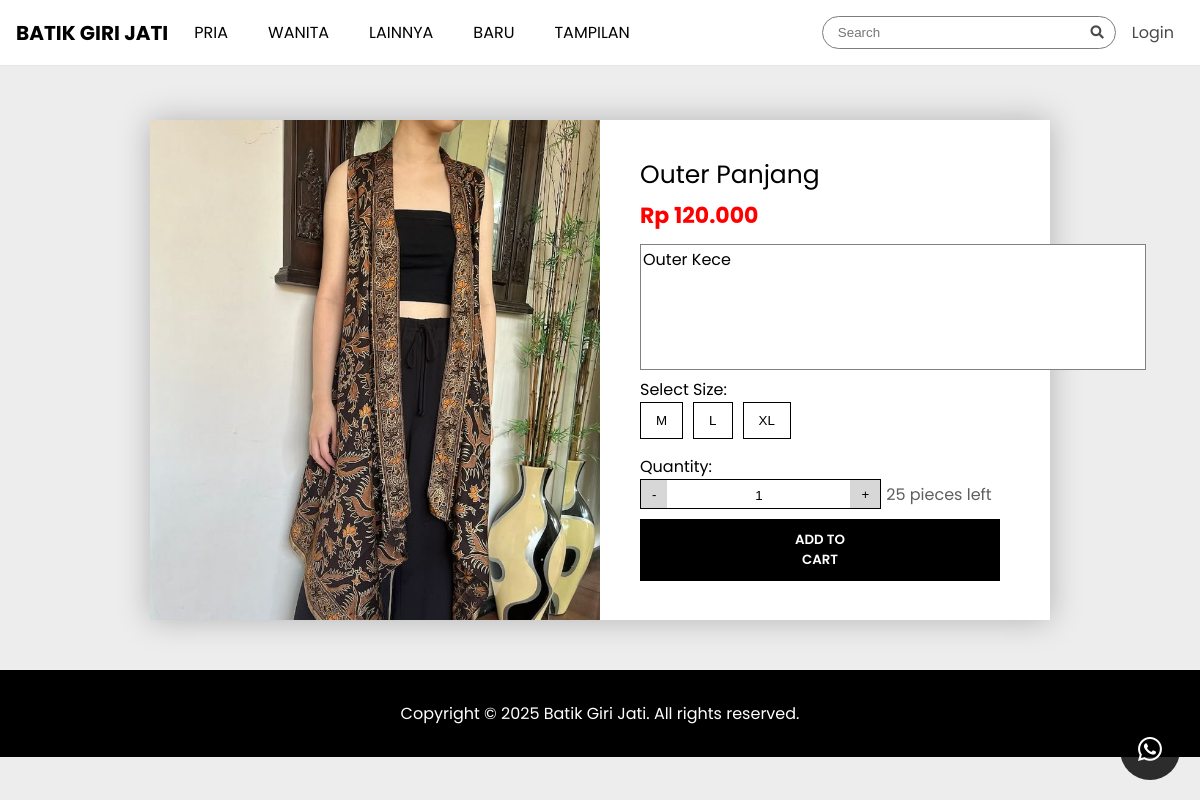
The app's page /viewproduk.php?id=116 with its own data.
### tables this page shows
CREATE TABLE `produk` (
  `id` int(11) NOT NULL,
  `nama` varchar(150) NOT NULL,
  `kategori` varchar(50) NOT NULL,
  `harga` decimal(10,2) NOT NULL,
  `deskripsi` varchar(1000) NOT NULL,
  `stok` int(11) NOT NULL,
  `gambar` varchar(255) NOT NULL,
  `waktutambah` timestamp NOT NULL DEFAULT current_timestamp() ON UPDATE current_timestamp()
);

### viewproduk.php (the view, shortened to what this page needs)
<?php
include 'config.php';
$id = $_GET['id'];
$result = mysqli_query($conn, "SELECT * FROM produk WHERE id='$id'");
$v = mysqli_fetch_assoc($result);
$ukuran_query = mysqli_query($conn, "SELECT * FROM produk_ukuran WHERE produk_id='$id'");
$ukuran_stok = [];
$total_stok = 0;
while ($row = mysqli_fetch_assoc($ukuran_query)) {
    $ukuran_stok[$row['ukuran']] = $row['stok'];
    $total_stok += $row['stok'];
}
?>
<!DOCTYPE html>
<html lang="id">
<head>
    <link rel="stylesheet" href="https://cdn.jsdelivr.net/npm/bootstrap-icons@1.10.5/font/bootstrap-icons.css">
    <link rel="stylesheet" href="https://cdnjs.cloudflare.com/ajax/libs/font-awesome/5.15.3/css/all.min.css">
    <link rel="stylesheet" href="https://cdnjs.cloudflare.com/ajax/libs/lightbox2/2.11.3/css/lightbox.min.css">
    <link rel="stylesheet" href="style/header.css">
    <link rel="stylesheet" href="style/view.css">
</head>
<body>
    <?php include 'header.php'; ?>
    <main>
        <div class="container">
            <div class="image">
                <a href="uploads/<?= htmlspecialchars($v['gambar']); ?>" data-lightbox="produk" data-title="<?= htmlspecialchars($v['nama']) ?>" rel="lightbox">
                    <img src="uploads/<?= htmlspecialchars($v['gambar']); ?>" alt="<?= htmlspecialchars($v['nama']); ?>" width="300">
                </a>
            </div>
            <div class="masuk-keranjang">
                <ul>
                    <li class="nama-produk">
                        <?= htmlspecialchars($v['nama']); ?>
                    </li>
                    <li>
                        <p class="rp">Rp <?= number_format($v['harga'], 0, ',', '.'); ?></p>
                    </li>
                    <li>
                        <textarea name="deskripsi" id="deskripsi" class="deskripsi-box" readonly><?= $v['deskripsi']; ?></textarea>
                    </li>
                    <li class="size">
    <label>Select Size:</label>
    <div class="size-options">
        <?php foreach ($ukuran_stok as $ukuran => $stok) : ?>
            <button class="size-btn" data-size="<?= $ukuran; ?>" data-stock="<?= $stok; ?>"
                <?= $stok == 0 ? 'disabled style="opacity:0.4;cursor:not-allowed;"' : '' ?>>
                <?= $ukuran; ?>
            </button>
        <?php endforeach; ?>
    </div>
</li>
                    <li>
    <label>Quantity:</label>
    <div class="quantity-selector">
        <table cellspacing="0">
            <td style="background-color:rgb(215, 215, 215);"><button type="button" class="qty-btn" id="decrease">-</button></td>
            <td><input type="number" class="num-input" id="quantity" name="quantity" value="1" min="1"></td>
            <td style="background-color:rgb(215, 215, 215);"><button type="button" class="qty-btn" id="increase">+</button></td>
        </table>
        <span id="stok-info"><?= $total_stok; ?> pieces left</span>
    </div>
</li>
                    <li>
                        <button class="add-to-cart" data-id="<?= $v['id']; ?>">ADD TO CART</button>
                    </li>
                </ul>
            </div>
        </div>
        <div class="wa">
            <a href="https://wa.me/6287733803742" target="_blank"><i class="bi bi-whatsapp"></i></a>
        </div>
    </main>
    <footer>
        <p>Copyright &copy; 2025 Batik Giri Jati. All rights reserved.</p>
    </footer>
</body>
</html>

### style/view.css (style rules this page uses)
body { font-family: Poppins, sans-serif; margin: 0; padding: 0; background-color: #ededed; }
footer { background-color: #000; color: white; padding: 15px 0; margin-top: 40px; text-align: center; bottom: 0; }
.container { display: flex; flex-wrap: wrap; height: 500px; background-color: #ffffff; margin: 120px 150px 50px 150px; box-shadow: 0px 0px 30px #00000040; }
.image { height: 100%; width: 50%; }
.image img { height: 100%; width: 100%; object-fit: cover; object-position: top; }
.nama-produk { font-size: 25px; padding-top: 20px; }
.rp { color: red; font-size: 22px; font-weight: bold; margin-top: 5px; }
.size-options { display: flex; gap: 10px; margin-bottom: 15px; }
.size-btn { padding: 10px 15px; border: 1px solid #000; background-color: #ffffff; cursor: pointer; }
.num-input[type="number"] { -moz-appearance: textfield; appearance: textfield; }
.qty-btn { padding: 5px 10px; background-color: transparent; border: none; cursor: pointer; }
.deskripsi-box { width: 500px; height: 120px; margin-top: -10px; font-family: Poppins, static; font-size: 16px; resize: none; cursor: default; border: 1px solid #0000007f; }

### records on screen
produk: gambar (picture), nama "Outer Panjang", harga "120.000", deskripsi "Outer Kece"

### other values on screen
$ukuran "M"
$ukuran "L"
$ukuran "XL"
$total_stok "25"
